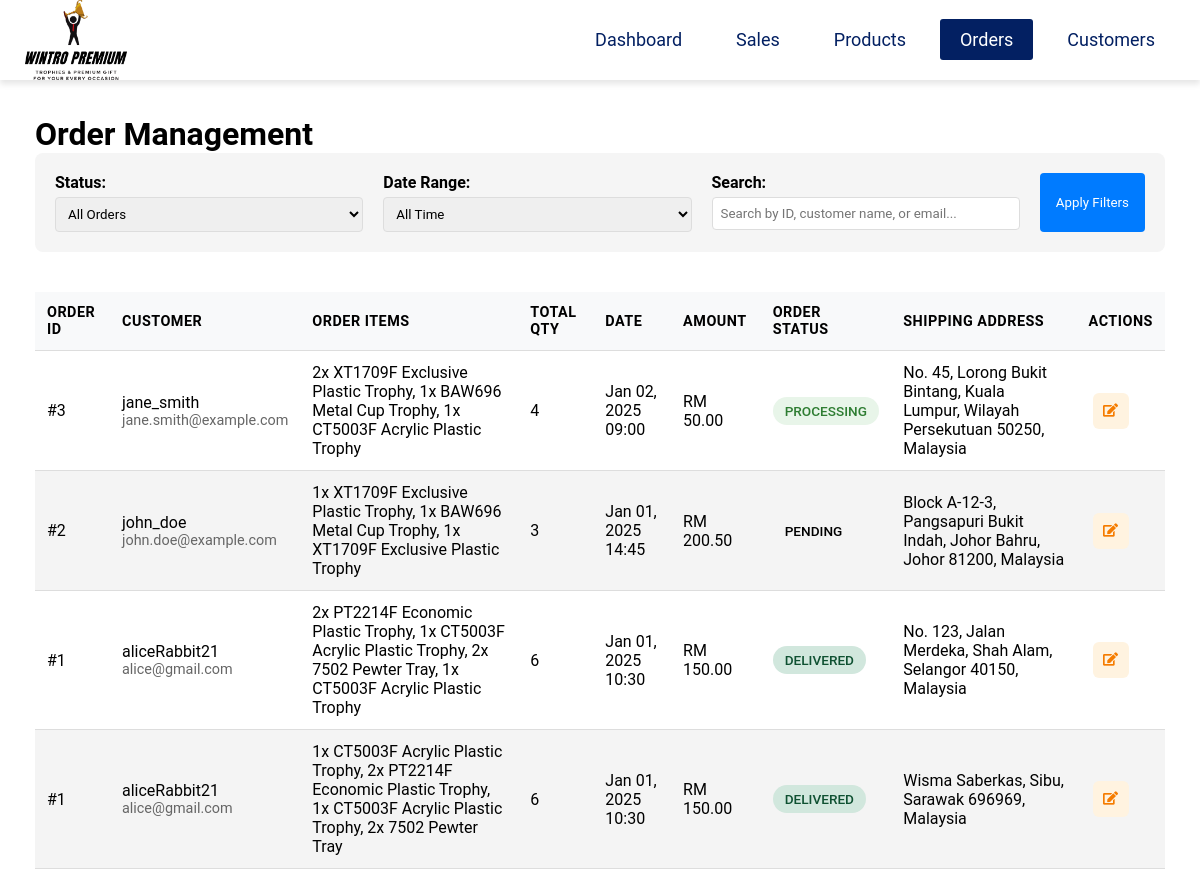
Screenshot of /app/Admin/orders_view.php (signed in) with the database file from the repository.
### tables this page shows
CREATE TABLE IF NOT EXISTS orders (
    id INT AUTO_INCREMENT PRIMARY KEY,
    user_id INT NOT NULL,
    order_date TIMESTAMP DEFAULT CURRENT_TIMESTAMP,
    status VARCHAR(50) NOT NULL DEFAULT 'pending',
    transaction_id INT(12),
    FOREIGN KEY (transaction_id) REFERENCES transactions(tid),
    FOREIGN KEY (user_id) REFERENCES users(id) ON DELETE CASCADE   
);

CREATE TABLE IF NOT EXISTS transactions (
    tid INT(12) AUTO_INCREMENT PRIMARY KEY,
    payment_amount DECIMAL(10, 2) NOT NULL,
    payment_status VARCHAR(30) NOT NULL DEFAULT 'INCOMPLETE',
    transaction_date TIMESTAMP DEFAULT CURRENT_TIMESTAMP,
    payer_id INT(12) NOT NULL,
    payer_email VARCHAR(80) NOT NULL,
    address_street VARCHAR(255) NOT NULL,
    address_city VARCHAR(100) NOT NULL,
    address_state VARCHAR(100) NOT NULL,
    address_zip VARCHAR(12) NOT NULL,
    address_country VARCHAR(100) NOT NULL,
    FOREIGN KEY (payer_id) REFERENCES users (id)
);

CREATE TABLE IF NOT EXISTS users (
    id INT AUTO_INCREMENT PRIMARY KEY,
    full_name VARCHAR(100) NOT NULL,
    username VARCHAR(60) NOT NULL,
    pwd VARCHAR(60) NOT NULL,
    email VARCHAR(60) NOT NULL,
    phone_number VARCHAR(15) NOT NULL,
    date_created TIMESTAMP DEFAULT CURRENT_TIMESTAMP,
    is_admin BOOLEAN NOT NULL DEFAULT FALSE
);

### app/Admin/orders_view.php (the view, shortened to what this page needs)
<?php
require_once '../includes/dbh-inc.php';
$status_filter = $_GET['status'] ?? 'all';
$date_filter = $_GET['date'] ?? 'all';
$search = $_GET['search'] ?? '';
$query = "SELECT
            t.tid,
            o.id AS order_id,
            o.status AS order_status,
            o.order_date,
            t.payment_amount,
            u.email,
            t.transaction_date,
            ua.address_street,
            ua.address_city,
            ua.address_state,
            ua.address_zip,
            ua.address_country,
            u.username,
            GROUP_CONCAT(
                CONCAT(td.quantity, 'x ', td.product_name)
                SEPARATOR ', '
            ) AS order_items,
            SUM(td.quantity) AS total_quantity
        FROM orders o
        JOIN transactions t ON o.transaction_id = t.tid
        JOIN users u ON o.user_id = u.id
        LEFT JOIN transaction_details td ON t.tid = td.tid
        LEFT JOIN user_address ua ON u.id = ua.uid
        WHERE 1 = 1";
$params = [];
$query .= " GROUP BY t.tid, o.id, o.status, o.order_date, t.payment_amount, u.email,
            t.transaction_date, ua.address_street, ua.address_city, ua.address_state,
            ua.address_zip, ua.address_country, u.username
            ORDER BY t.transaction_date DESC";
$stmt = $pdo->prepare($query);
if (!$stmt->execute($params)) {
    echo "SQL Error: " . htmlspecialchars(print_r($stmt->errorInfo(), true));
    exit();
}
$transactions = $stmt->fetchAll(PDO::FETCH_ASSOC);
?>
<!DOCTYPE html>
<html lang="en">
<head>
    <link rel="stylesheet" href="orders_view.css">
    <link rel="stylesheet" href="https://cdnjs.cloudflare.com/ajax/libs/font-awesome/6.0.0/css/all.min.css">
    <?php include 'header.php'; ?>
</head>
<body>
    <div class="admin-container">
        <h1>Order Management</h1>
        <div class="filters">
            <form method="GET" class="filter-form">
                <div class="filter-group">
                    <label for="status">Status:</label>
                    <select name="status" id="status">
                        <option value="all" <?php echo $status_filter === 'all' ? 'selected' : ''; ?>>All Orders</option>
                    </select>
                </div>
                <div class="filter-group">
                    <label for="date">Date Range:</label>
                    <select name="date" id="date">
                        <option value="all" <?php echo $date_filter === 'all' ? 'selected' : ''; ?>>All Time</option>
                    </select>
                </div>
                <div class="filter-group">
                    <label for="search">Search:</label>
                    <input type="text" name="search" id="search" value="<?php echo htmlspecialchars($search); ?>" placeholder="Search by ID, customer name, or email...">
                </div>
                <button type="submit" class="filter-btn">Apply Filters</button>
            </form>
        </div>
<div class="orders-table-container">
    <?php if (empty($transactions)): ?>
        <p>No orders found for the selected filters.</p>
    <?php else: ?>
        <table class="orders-table">
            <thead>
                <tr>
                    <th>Order ID</th>
                    <th>Customer</th>
                    <th>Order Items</th>
                    <th>Total Qty</th>
                    <th>Date</th>
                    <th>Amount</th>
                    <th>Order Status</th>
                    <th>Shipping Address</th>
                    <th>Actions</th>
                </tr>
            </thead>
            <tbody>
            <?php foreach ($transactions as $transaction): ?>
                <tr>
                    <td>#<?php echo htmlspecialchars($transaction['tid']); ?></td>
                    <td>
                        <div class="customer-info">
                            <span class="customer-name"><?php echo htmlspecialchars($transaction['username']); ?></span>
                            <span class="customer-email"><?php echo htmlspecialchars($transaction['email'] ?? ''); ?></span>
                        </div>
                    </td>
                    <td><?php echo htmlspecialchars($transaction['order_items']); ?></td>
                    <td><?php echo htmlspecialchars($transaction['total_quantity']); ?></td>
                    <td><?php echo date('M d, Y H:i', strtotime($transaction['transaction_date'])); ?></td>
                    <td>RM <?php echo number_format($transaction['payment_amount'], 2); ?></td>
                    <td>
                        <span class="status-badge status-<?php echo strtolower($transaction['order_status']); ?>">
                            <?php echo htmlspecialchars(ucfirst($transaction['order_status'])); ?>
                        </span>
                    </td>
                    <td>
                        <?php
                            echo htmlspecialchars($transaction['address_street']) . ', ' .
                                 htmlspecialchars($transaction['address_city']) . ', ' .
                                 htmlspecialchars($transaction['address_state']) . ' ' .
                                 htmlspecialchars($transaction['address_zip']) . ', ' .
                                 htmlspecialchars($transaction['address_country']);
                        ?>
                    </td>
                    <td>
                        <button onclick="updateStatus('<?php echo $transaction['tid']; ?>')" class="action-btn edit-btn">
                            <i class="fas fa-edit"></i>
                        </button>
                    </td>
                </tr>
            <?php endforeach; ?>
            </tbody>
        </table>
    <?php endif; ?>
</div>
</body>
</html>

### app/Admin/orders_view.css (style rules this page uses)
.admin-container { padding: 20px; max-width: 1400px; margin: 0 auto; }
.filters { background: #f5f5f5; padding: 20px; border-radius: 8px; margin-bottom: 20px; }
.filter-form { display: flex; gap: 20px; flex-wrap: wrap; }
.filter-group { flex: 1; min-width: 200px; }
.filter-group label { display: block; margin-bottom: 5px; font-weight: bold; }
.filter-group select, .filter-group input { width: 100%; padding: 8px; border: 1px solid #ddd; border-radius: 4px; }
.filter-btn { background: #007bff; color: white; border: none; padding: 8px 16px; border-radius: 4px; cursor: pointer; }
.orders-table-container { overflow-x: auto; }
.orders-table { width: 100%; border-collapse: collapse; margin-top: 20px; }
.orders-table th, .orders-table td { padding: 12px; text-align: left; border-bottom: 1px solid #ddd; }
.orders-table th { background: #f8f9fa; font-weight: 600; text-transform: uppercase; font-size: 0.9em; letter-spacing: 0.5px; }
.customer-info { display: flex; flex-direction: column; }
.customer-email { font-size: 0.9em; color: #666; }
.status-badge { padding: 6px 12px; border-radius: 20px; font-size: 0.85em; font-weight: 500; text-transform: uppercase; display: inline-block; }
.status-processing { background: #e8f5e9; color: #2e7d32; }
.status-delivered { background: #d1e7dd; color: #0f5132; }
.action-btn { background: none; border: none; cursor: pointer; padding: 8px; margin: 0 4px; border-radius: 6px; transition: all 0.2s ease; width: 36px; height: 36px; display: inline-flex; align-items: center; justify-content: center; }
.edit-btn { background-color: #fff3e0; color: #f57c00; }

### app/Admin/style.css (style rules this page uses)
* { padding: 0; margin: 0; text-decoration: none; list-style: none; box-sizing: border-box; font-family: "Roboto", sans-serif; }
body { margin: 15px; padding-top: 80px; overflow-x: hidden; overflow-y: auto; }
table { width: 100%; border-collapse: collapse; }
table, th, td { border-collapse: collapse; padding: 16px; text-align: left; }
thead th { position: sticky; top: 0; left: 0; background-color: #D9DCE7; cursor: pointer; text-transform: capitalize; }
tbody tr:nth-child(even) { background-color: #0000000b; }
tbody tr { --delay: 0.1s; transition: 0.5s ease-in-out var(--delay), background-color 0s; }
tbody tr td, tbody tr td p { transition: 0.2s ease-in-out; cursor: pointer; color: black; text-decoration: none; }

### rows the page displays
orders: transaction.tid "3", user.username "jane_smith", user.email "jane.smith@example.com", order_items "2x XT1709F Exclusive Plastic Trophy, 1x BAW696 Metal Cup Trophy, 1x CT5003F Acrylic Plastic Trophy", total_quantity "4", transaction.transaction_date "Jan 02, 2025 09:00", transaction.payment_amount "50.00", status "PROCESSING", address_street "No. 45, Lorong Bukit Bintang", address_city "Kuala Lumpur", address_state "Wilayah Persekutuan", address_zip "50250", address_country "Malaysia"
orders: transaction.tid "2", user.username "john_doe", user.email "john.doe@example.com", order_items "1x XT1709F Exclusive Plastic Trophy, 1x BAW696 Metal Cup Trophy, 1x XT1709F Exclusive Plastic Trophy", total_quantity "3", transaction.transaction_date "Jan 01, 2025 14:45", transaction.payment_amount "200.50", status "PENDING", address_street "Block A-12-3, Pangsapuri Bukit Indah", address_city "Johor Bahru", address_state "Johor", address_zip "81200", address_country "Malaysia"
orders: transaction.tid "1", user.username "aliceRabbit21", user.email "alice@gmail.com", order_items "2x PT2214F Economic Plastic Trophy, 1x CT5003F Acrylic Plastic Trophy, 2x 7502 Pewter Tray, 1x CT5003F Acrylic Plastic Trophy", total_quantity "6", transaction.transaction_date "Jan 01, 2025 10:30", transaction.payment_amount "150.00", status "DELIVERED", address_street "No. 123, Jalan Merdeka", address_city "Shah Alam", address_state "Selangor", address_zip "40150", address_country "Malaysia", order_items "1x CT5003F Acrylic Plastic Trophy, 2x PT2214F Economic Plastic Trophy, 1x CT5003F Acrylic Plastic Trophy, 2x 7502 Pewter Tray", address_street "Wisma Saberkas", address_city "Sibu", address_state "Sarawak", address_zip "696969"
